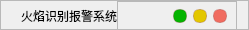
           <widget class="QFrame" name="top">
            <property name="minimumSize">
             <size>
              <width>0</width>
              <height>30</height>
             </size>
            </property>
            <property name="maximumSize">
             <size>
              <width>16777215</width>
              <height>30</height>
             </size>
            </property>
            <property name="styleSheet">
             <string notr="true">QFrame#top{
background-color: rgba(255, 255, 255,0);
}</string>
            </property>
            <property name="frameShape">
             <enum>QFrame::StyledPanel</enum>
            </property>
            <property name="frameShadow">
             <enum>QFrame::Raised</enum>
            </property>
            <layout class="QHBoxLayout" name="horizontalLayout">
             <property name="spacing">
              <number>0</number>
             </property>
             <property name="leftMargin">
              <number>20</number>
             </property>
             <property name="topMargin">
              <number>0</number>
             </property>
             <property name="bottomMargin">
              <number>0</number>
             </property>
             <item>
              <widget class="QLabel" name="explain_title">
               <property name="minimumSize">
                <size>
                 <width>0</width>
                 <height>30</height>
                </size>
               </property>
               <property name="maximumSize">
                <size>
                 <width>16777215</width>
                 <height>30</height>
                </size>
               </property>
               <property name="styleSheet">
                <string notr="true">font: 700 italic 11pt &quot;Segoe UI&quot;;</string>
               </property>
               <property name="text">
                <string>火焰识别报警系统</string>
               </property>
               <property name="alignment">
                <set>Qt::AlignCenter</set>
               </property>
              </widget>
             </item>
             <item>
              <widget class="QFrame" name="buttons_sf">
               <property name="minimumSize">
                <size>
                 <width>120</width>
                 <height>30</height>
                </size>
               </property>
               <property name="maximumSize">
                <size>
                 <width>120</width>
                 <height>30</height>
                </size>
               </property>
               <property name="frameShape">
                <enum>QFrame::StyledPanel</enum>
               </property>
               <property name="frameShadow">
                <enum>QFrame::Raised</enum>
               </property>
               <layout class="QHBoxLayout" name="horizontalLayout_2">
                <property name="topMargin">
                 <number>0</number>
                </property>
                <property name="bottomMargin">
                 <number>0</number>
                </property>
                <item>
                 <widget class="QPushButton" name="settings_button">
                  <property name="minimumSize">
                   <size>
                    <width>0</width>
                    <height>20</height>
                   </size>
                  </property>
                  <property name="maximumSize">
                   <size>
                    <width>16777215</width>
                    <height>20</height>
                   </size>
                  </property>
                  <property name="cursor">
                   <cursorShape>PointingHandCursor</cursorShape>
                  </property>
                  <property name="styleSheet">
                   <string notr="true">QPushButton{
background-image: url(:/all/img/set.png);
background-repeat: no-repeat;
background-position: center;
border: none;
}

QPushButton:hover{

}</string>
                  </property>
                  <property name="text">
                   <string/>
                  </property>
                 </widget>
                </item>
                <item>
                 <widget class="QPushButton" name="min_sf">
                  <property name="minimumSize">
                   <size>
                    <width>14</width>
                    <height>14</height>
                   </size>
                  </property>
                  <property name="maximumSize">
                   <size>
                    <width>14</width>
                    <height>14</height>
                   </size>
                  </property>
                  <property name="styleSheet">
                   <string notr="true">QPushButton{
	
	background-color: rgb(4, 180, 0);
border:1px solid rgba(113, 17, 15,50);
border-radius:6px;
}
QPushButton:hover {
background-color:rgb(139, 29, 31)
	
}
QPushButton:pressed {
	background-color: rgb(232, 59, 35);
}
</string>
                  </property>
                  <property name="text">
                   <string/>
                  </property>
                 </widget>
                </item>
                <item>
                 <widget class="QPushButton" name="max_sf">
                  <property name="minimumSize">
                   <size>
                    <width>14</width>
                    <height>14</height>
                   </size>
                  </property>
                  <property name="maximumSize">
                   <size>
                    <width>14</width>
                    <height>14</height>
                   </size>
                  </property>
                  <property name="styleSheet">
                   <string notr="true">QPushButton{
	
	background-color: rgb(227, 199, 0);
border:1px solid rgba(113, 17, 15,50);
border-radius:6px;
}
QPushButton:hover {
background-color:rgb(139, 29, 31)
	
}
QPushButton:pressed {
	background-color: rgb(232, 59, 35);
}
</string>
                  </property>
                  <property name="text">
                   <string/>
                  </property>
                 </widget>
                </item>
                <item>
                 <widget class="QPushButton" name="close_button">
                  <property name="minimumSize">
                   <size>
                    <width>14</width>
                    <height>14</height>
                   </size>
                  </property>
                  <property name="maximumSize">
                   <size>
                    <width>14</width>
                    <height>14</height>
                   </size>
                  </property>
                  <property name="styleSheet">
                   <string notr="true">QPushButton{
	
	background-color: rgb(240, 108, 96);
border:1px solid rgba(113, 17, 15,50);
border-radius:6px;
}
QPushButton:hover {
background-color:rgb(139, 29, 31)
	
}
QPushButton:pressed {
	background-color: rgb(232, 59, 35);
}
</string>
                  </property>
                  <property name="text">
                   <string/>
                  </property>
                 </widget>
                </item>
               </layout>
              </widget>
             </item>
            </layout>
           </widget>
